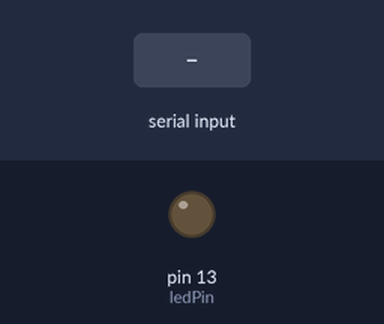
A sketch run on a simulated Arduino Uno, built with avr-gcc and run on an emulated ATmega328P. Parts: output pins drawn as LEDs (lit = HIGH). Dashed ring = blinking. The inputs (shaded band) are chosen by the test bench.

Above: at 1.2 s.
1.3 s: "90,45\n" received over Serial
At 1.7 s:
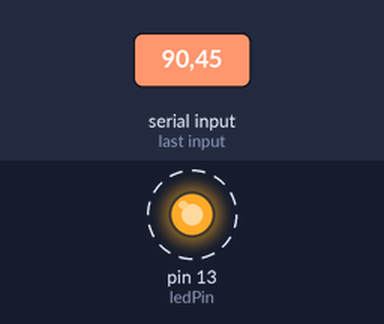
Timing chart, 0 to 10.3 s (numbered marks = the images above; inputs shaded):
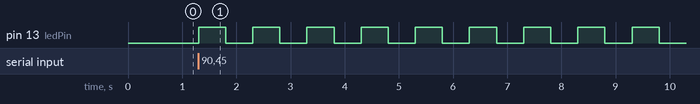

The sketch:

Task.ino
```cpp
int ledPin = 13;
int inputValue = 0;

void setup() {
  pinMode(ledPin, OUTPUT);
  Serial.begin(9600);
}

void loop() {
  if (Serial.available() > 0) {
    inputValue = Serial.parseInt();
    for (int i = 0; i < inputValue; i++) {
      digitalWrite(ledPin, HIGH);
      delay(500);
      digitalWrite(ledPin, LOW);
      delay(500);
    }
  }
}
```

Measured:
- after the input at 1.3 s, pin 13 (ledPin): alternates HIGH for 0.50 s and LOW for 0.50 s, starting at once
